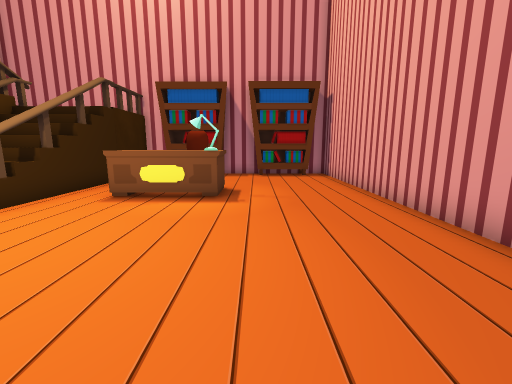
view 1 (above)

12 first-person views from a walk through a scene from a Unity 3-D project. The camera is 1.4 m above the floor, tilts 10° down and sees 90° across. The floor is counted in squares, 1 m on a side. Each view is taken from the middle of a square. On the plan, view 1 faces up. The plan holds only what a view shows up to about 13 squares ahead; the rest is blank. The place goes on beyond the plan. The player character is not drawn. Some animated figures are left out. Some surface patterns are stand-ins.

view 2
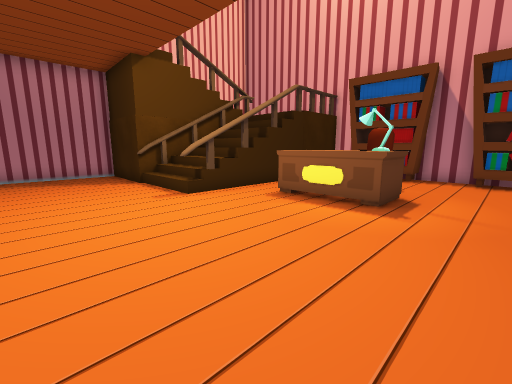

view 3
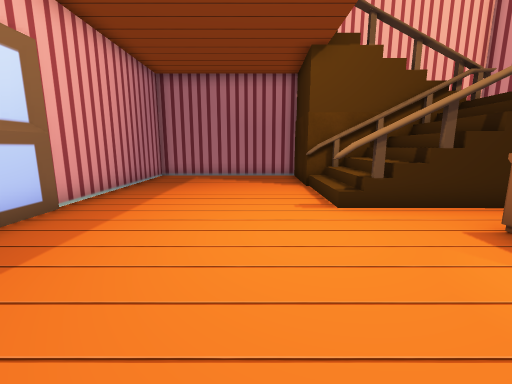

view 4
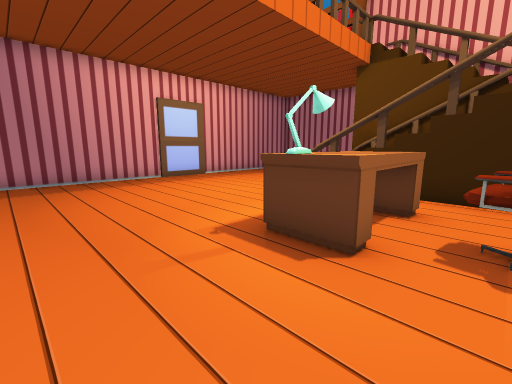

view 5
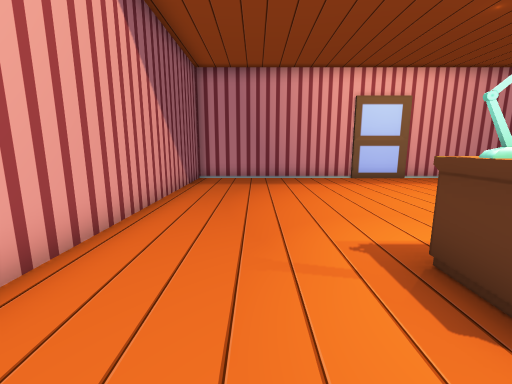

view 6
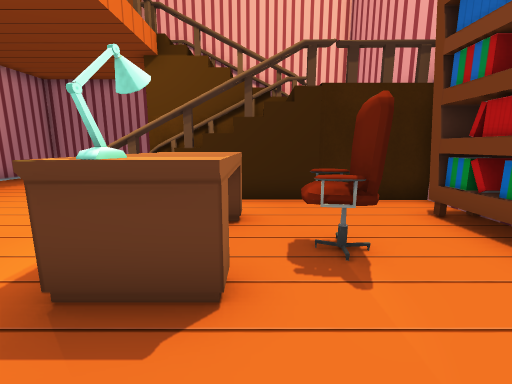

view 7
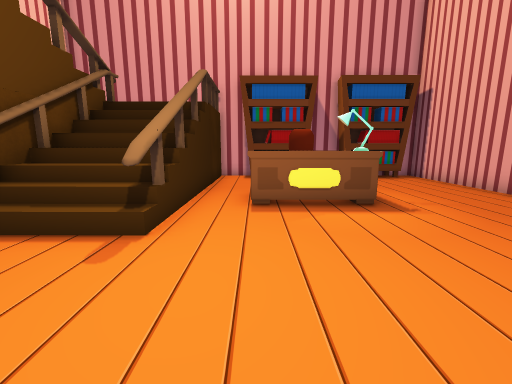

view 8
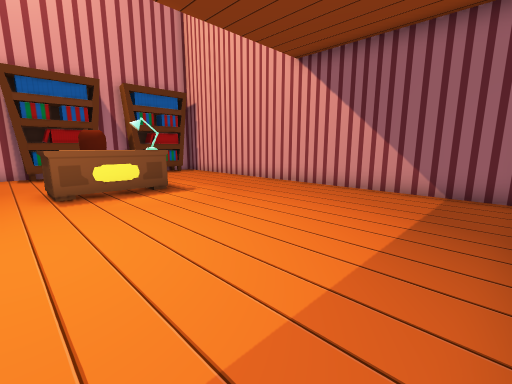

view 9
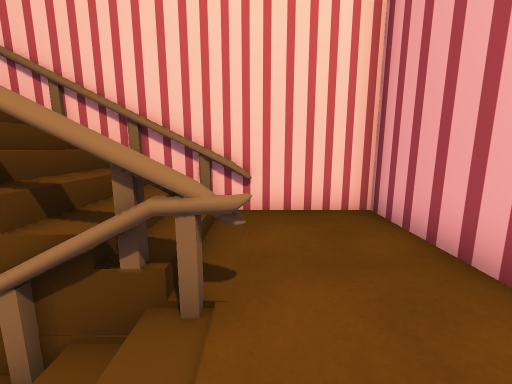

view 10
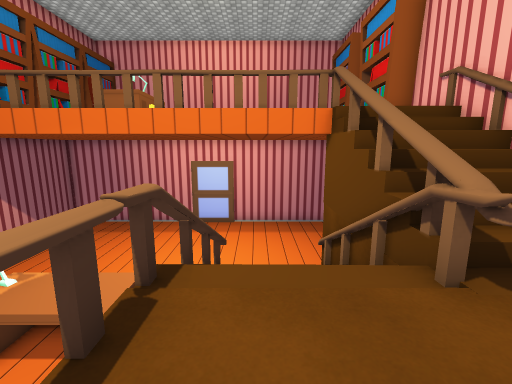

view 11
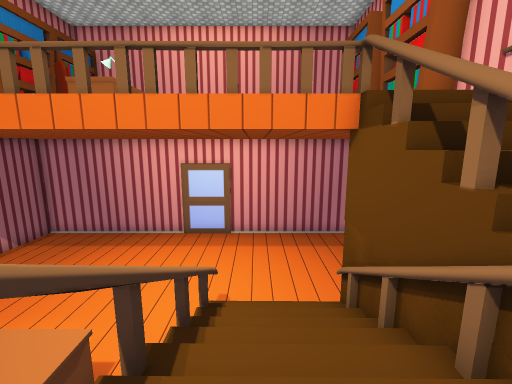

view 12
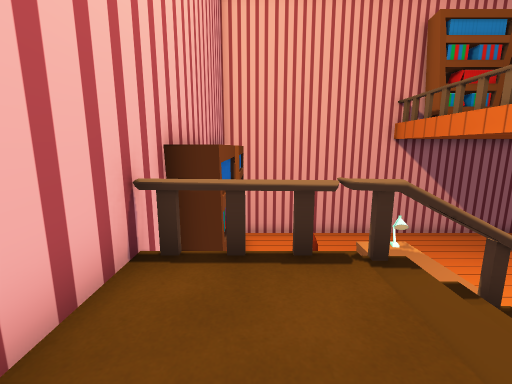

### Floor plan
Key: @ floor where view 1 was taken; # wall or solid block; . main floor; : floor 3 m higher than the main floor; + floor 5.5 m higher than the main floor; / step, stairs or slope; = window, fence, low wall or low ledge; ^ raised ledge; v drop or lower ground; C chair; E desk; L lamp; R railing.
Columns run from 13 left of view 1 to 4 right of it. Each row starts with its distance up from view 1.
 14 ##################
 13 #::::::#.###.#####
 12 #::::::#.........#
 11 #:::=::#.........#
 10 ##//^//#..CC.....#
  9 ##//v//#.EEEE....#
  8 #///^//#.EEEL....#
  7 #///v//^.EEEE....#
  6 #///v//^.........#
  5 #/++R//#.........#
  4 #................#
  3 #................#
  2 #................#
  1 #................#
  0 #............@...#
 -1 #................#
 -2 ##################

Where each view was taken, in squares from view 1:
view 1: 0 up, 0 right, facing up
view 2: 1 up, 1 right, facing up-left
view 3: 3 up, 0 right, facing left
view 4: 10 up, 2 right, facing down-left
view 5: 10 up, 1 right, facing down
view 6: 9 up, 1 right, facing left
view 7: 1 up, 4 left, facing up
view 8: 1 down, 5 left, facing up-right
view 9: 11 up, 7 left, facing left
view 10: 13 up, 7 left, facing down
view 11: 11 up, 7 left, facing down
view 12: 12 up, 9 left, facing right
